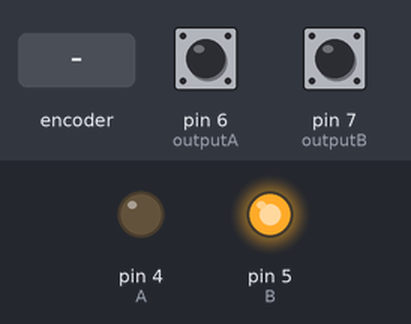
Bench run of a sketch on a simulated Arduino Uno, built with avr-gcc and run on an emulated ATmega328P. Shown: output pins drawn as LEDs (lit = HIGH). The inputs (shaded band) are chosen by the test bench; at power-on: pin 6 (outputA) HIGH, pin 7 (outputB) HIGH. What the sketch prints to the serial monitor is not drawn.

Above: at 1.2 s.
1.3 s: rotary encoder on pin 6 (outputA) / pin 7 (outputB) turned 1 step (first pin leading)
Timing chart, 0 to 4.3 s (numbered marks = the images above; inputs shaded):
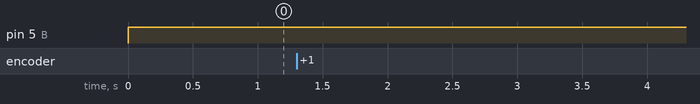

Measured:
- after the input at 1.3 s, every drawn part: stays the same

The sketch:

encoder2.ino
```cpp
    /*     Arduino Rotary Encoder Tutorial
     *
     *  by Dejan Nedelkovski, www.HowToMechatronics.com
     *
     */

     #define outputA 6
     #define outputB 7
     #define B 5
     #define A 4
     int counter = 0;
     int aState;
     int b;
     int count;
     int aLastState;
     void setup() {
       pinMode (outputA,INPUT);
       pinMode (outputB,INPUT);
       pinMode (A,OUTPUT);
       pinMode (B,OUTPUT);
       Serial.begin (9600);
       // Reads the initial state of the outputA
       aLastState = digitalRead(outputA);
     }
     void loop() {
       if(count==0)
       {
       digitalWrite(4,0);
       digitalWrite(5,1);
       b=aLastState;
       aState = digitalRead(outputA); // Reads the "current" state of the outputA
       // If the previous and the current state of the outputA are different, that means a Pulse has occured
       if (aState != aLastState){
         // If the outputB state is different to the outputA state, that means the encoder is rotating clockwise
         if (digitalRead(outputB) != aState) {
           counter ++;
         } else {
           counter --;
         }
         Serial.print("Position: ");

         Serial.println(counter);
         Serial.println(abs(b));
         Serial.println(abs(counter)-abs(b));
         if((abs(counter)-abs(b))>20)
         {
            Serial.print("Hi");
            digitalWrite(4,0);
            digitalWrite(5,0);
            count=1;

         }
       }
       aLastState = aState; // Updates the previous state of the outputA with the current state
     }}
```
